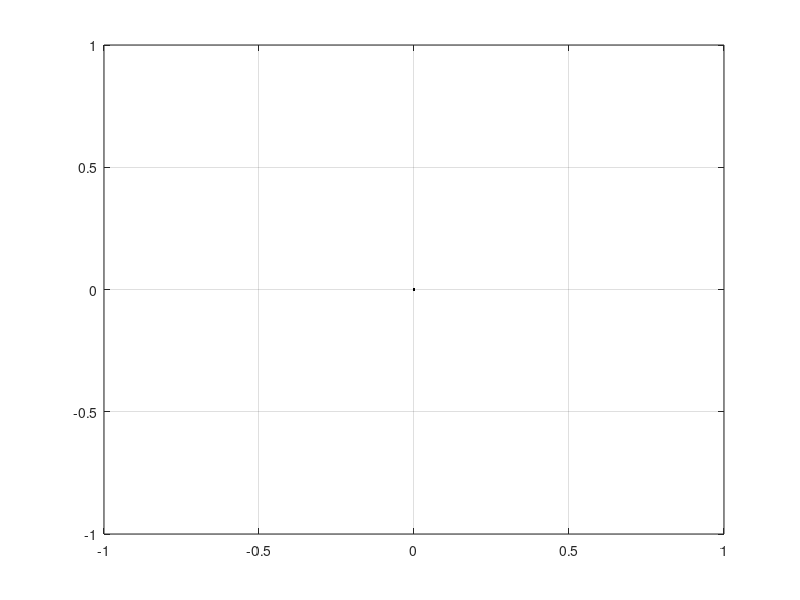

The MATLAB script that drew this image: (Note: this script raises an error after producing the figure.)
% -------------------------------------------------------------------------
% Copyright C 2016 Amir Tahmasbi
% Texas A&M University
% amir.tahmasbi@tamu.edu
% http://www.amirtahmasbi.com/

% License Agreement: To acknowledge the use of the code please cite the 
%                    following papers:
%
% [1] A. Tahmasbi, F. Saki, S. B. Shokouhi, 
%     Classification of Benign and Malignant Masses Based on Zernike Moments, 
%     Comput. Biol. Med., vol. 41, no. 8, pp. 726-735, 2011.
%
% [2] F. Saki, A. Tahmasbi, H. Soltanian-Zadeh, S. B. Shokouhi,
%     Fast opposite weight learning rules with application in breast cancer 
%     diagnosis, Comput. Biol. Med., vol. 43, no. 1, pp. 32-41, 2013.
% 
% Purpose:
%   Calculates and plots radial polynomials of different orders 
%
% Revision history:
%   7/13/2016 - Created from existing code.
%
% -------------------------------------------------------------------------
clc; close all;
% user input segment

n = 0:4;            % range of the desired orders for radial polynomials

rho = 0:0.01:1;     % range of radial distance 

% -----------------

% initialize m
data = [];
% dummy plot (place holder for the first entry of the legend)
plot(0,0, 'color', [0 0 0]); hold on; grid on;

for i=1:length(n)
    for m=0:n(i)
        if ~mod(n(i)-abs(m), 2)
            myZernike = zernike(n(i),m);
            data = [data; n(i),m];         %#ok
            R = myZernike.getRadialPoly(rho);
            plot(rho, R, 'Linewidth', 1);
        end
    end
end
ylabel('Radial Polynomial', 'fontsize', 12);
xlabel('\rho', 'fontsize', 12);
legend(['n, m'; cellstr(num2str(data))]);
